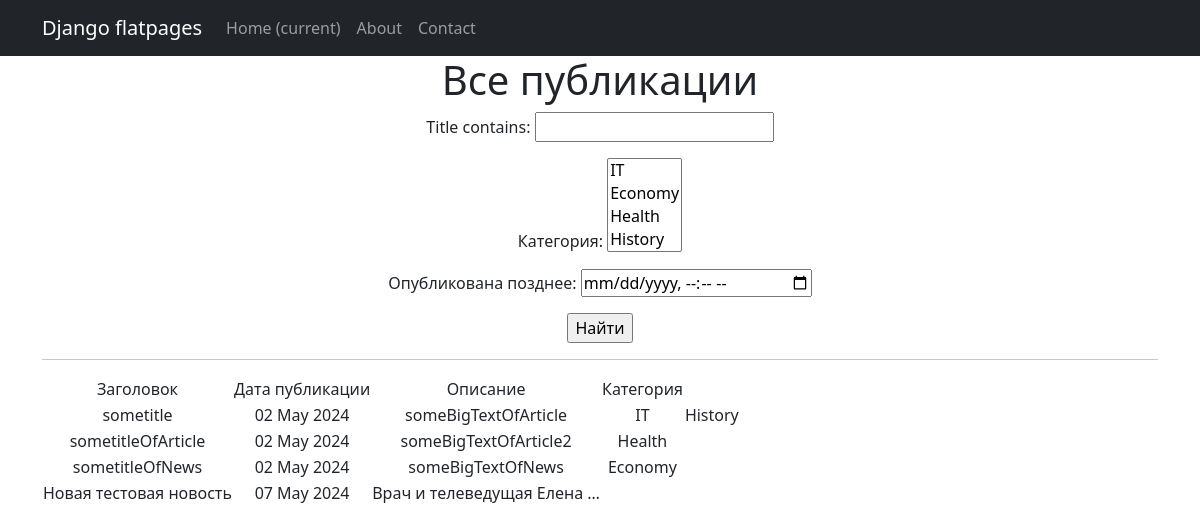
Page /news/search/ on the earlier database version.
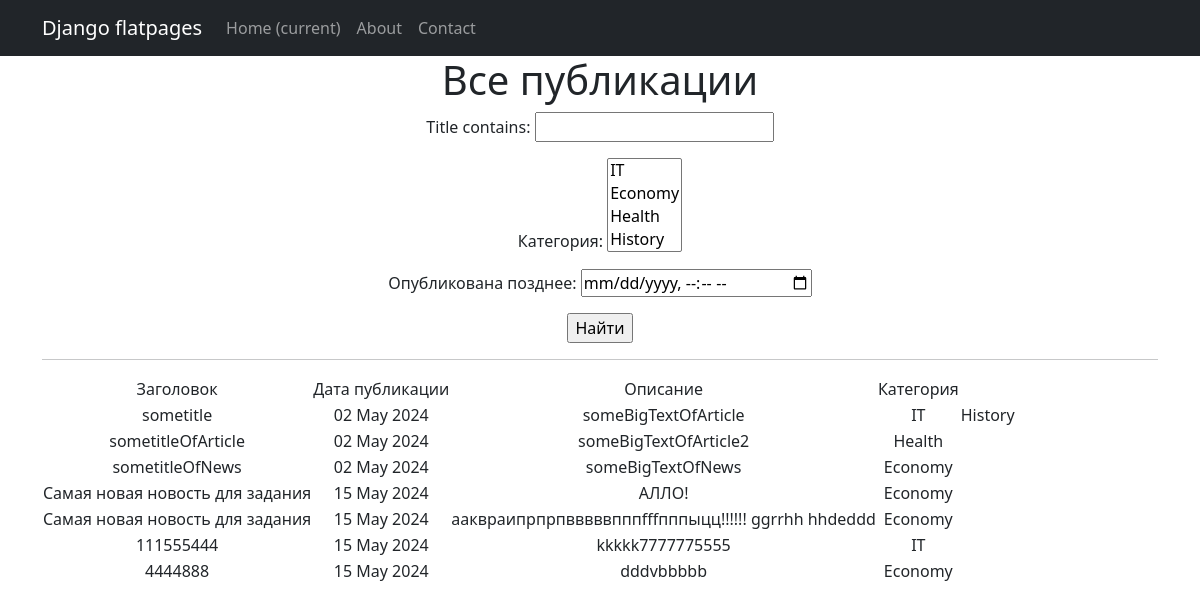
Same page on the later database version.
### news/models.py (models this page shows, shortened)
class Post(models.Model):
    author = models.ForeignKey(Author,on_delete=models.CASCADE)
    Article = 'AR'
    News = 'NW'
    CATEGORY_CHOICES = (
        (Article, 'Статья'),
        (News, 'Новость')
    )
    categoryType = models.CharField(max_length=2,choices=CATEGORY_CHOICES,default=Article)
    creationTime = models.DateTimeField(auto_now_add=True)
    newsCategory = models.ManyToManyField(Category,through='PostCategory')
    title = models.CharField(max_length=128)
    text = models.TextField()
    newsRating = models.IntegerField(default=0)
    added_at = models.DateTimeField(
        auto_now=True,
    )

class Category(models.Model):
    name = models.CharField(max_length=64,unique=True)
    def __str__(self):
        return self.name

### news/views.py (the view)
# urls.py: path('news/search/', NewsSearch.as_view(), name='news_search'),
class NewsSearch(ListView):
    model=Post
    template_name = 'news_search.html'
    context_object_name = 'search'
    def get_queryset(self):
        queryset = super().get_queryset()
        self.filterset = PostFilter(self.request.GET, queryset)
        return self.filterset.qs
    def get_context_data(self, **kwargs):
        context = super().get_context_data(**kwargs)
        context['filterset'] = self.filterset
        context['time_now']=datetime.now()
        return context

### news/templatetags/custom_filters.py (called while the page is built)
@register.filter()
def censor(text):
    if not isinstance(text,str):
        raise StrException
    else:
        text_list = text.split()
        censored_text_list = []
        for word in text_list:
            clean_word = ''.join(c for c in word if c not in string.punctuation)
            if clean_word.lower() in bad_words:
                censored_word = clean_word[0] + (len(clean_word) - 1) * '*'
                censored_text_list.append(word.replace(clean_word, censored_word))
            else:
                censored_text_list.append(word)
        return ' '.join(censored_text_list)

### templates/news_search.html (shortened to what this page needs)
{% extends 'flatpages/default.html' %}
{% load custom_filters %}
{% load custom_tags %}
{% block content %}
   <h1>Все публикации</h1>
   <form action="" method="get">
       {{ filterset.form.as_p }}
       <input type="submit" value="Найти" />
   </form>
   <hr>
   {% if search %}
       <table>
           <tr>
               <td>Заголовок</td>
               <td>Дата публикации</td>
               <td>Описание</td>
               <td>Категория</td>
           </tr>
           {% for new in search %}
           <tr>
               <td>{{ new.title|censor }}</td>
               <td>{{ new.creationTime|date:'d M Y' }}</td>
               <td>{{ new.text|truncatewords:4|censor }}</td>
               {% for cat in new.newsCategory.all %}
               <td>{{ cat.name }}</td>
               {% endfor %}
           </tr>
           {% endfor %}
       </table>
   {% else %}
       <h2>Новостей нет!</h2>
   {% endif %}
{% endblock content %}

Differences in the rows shown:
removed Post: title|censor "Новая тестовая новость", creationTime "07 May 2024", text|censor "Врач и телеведущая Елена …"
added Post: title|censor "Самая новая новость для задания", creationTime "15 May 2024", text|censor "АЛЛО!", Category (name "Economy")
added Post: title|censor "Самая новая новость для задания", creationTime "15 May 2024", text|censor "ааквраипрпрпвввввпппfffпппыцц!!!!!! ggrrhh hhdeddd", Category (name "Economy")
added Post: title|censor "111555444", creationTime "15 May 2024", text|censor "kkkkk7777775555", Category (name "IT")
added Post: title|censor "4444888", creationTime "15 May 2024", text|censor "dddvbbbbb", Category (name "Economy")
